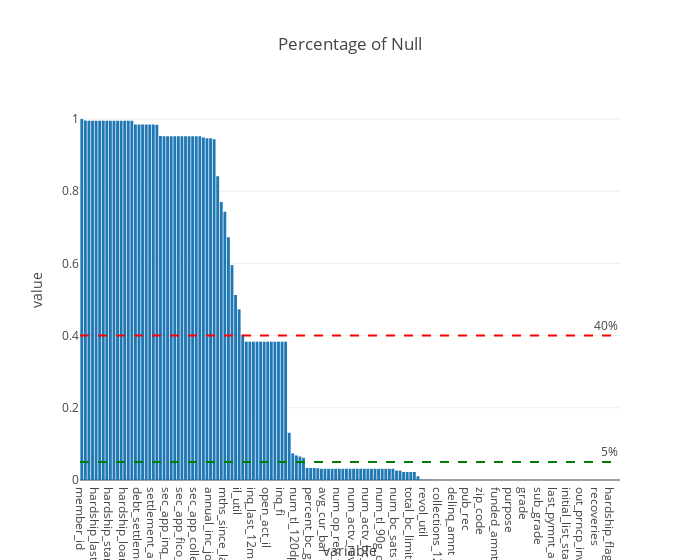

The notebook cell saved with this chart:
### Code cell
data_chart = perc_nulls.melt().sort_values("value", ascending=False)
fig = px.bar(
    data_chart,
    y='value',
    x='variable',
    template='none',
    title="Percentage of Null",
    width=700
)
fig.add_hline(y=0.05, annotation={'text':"5%"}, line={'dash':'dash', 'color':'green'})
fig.add_hline(y=0.4 , annotation={'text':"40%"}, line={'dash':'dash', 'color':'red'})
fig

### Figure 1 — Plotly figure (JSON) as saved in the notebook; plotly's stock layout.template omitted (floating-point values rounded to 4 significant figures; data arrays with more than 128 entries replaced by an {"elided": "..."} marker saying what was removed)
{"data": [{"hovertemplate": "variable=%{x}<br>value=%{y}<extra></extra>", "legendgroup": "", "marker": {"color": "#1F77B4", "pattern": {"shape": ""}}, "name": "", "orientation": "v", "showlegend": false, "textposition": "auto", "type": "bar", "x": {"elided": "151 str values"}, "xaxis": "x", "y": {"elided": "151 float values"}, "yaxis": "y"}], "layout": {"annotations": [{"showarrow": false, "text": "5%", "x": 1, "xanchor": "right", "xref": "x domain", "y": 0.05, "yanchor": "bottom", "yref": "y"}, {"showarrow": false, "text": "40%", "x": 1, "xanchor": "right", "xref": "x domain", "y": 0.4, "yanchor": "bottom", "yref": "y"}], "barmode": "relative", "legend": {"tracegroupgap": 0}, "shapes": [{"line": {"color": "green", "dash": "dash"}, "type": "line", "x0": 0, "x1": 1, "xref": "x domain", "y0": 0.05, "y1": 0.05, "yref": "y"}, {"line": {"color": "red", "dash": "dash"}, "type": "line", "x0": 0, "x1": 1, "xref": "x domain", "y0": 0.4, "y1": 0.4, "yref": "y"}], "title": {"text": "Percentage of Null"}, "width": 700, "xaxis": {"anchor": "y", "domain": [0, 1], "title": {"text": "variable"}}, "yaxis": {"anchor": "x", "domain": [0, 1], "title": {"text": "value"}}}}
